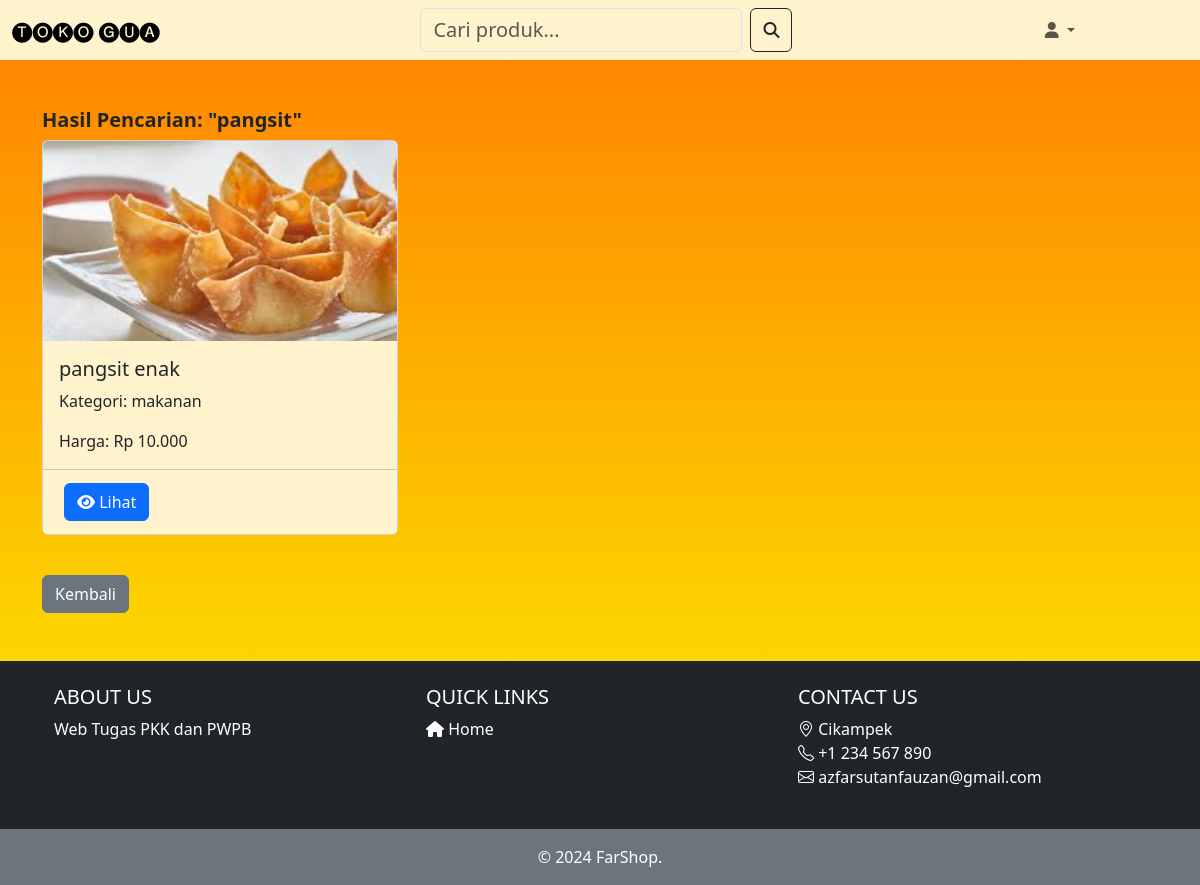
The app's page /hasil.php?keyword=pangsit, older data.
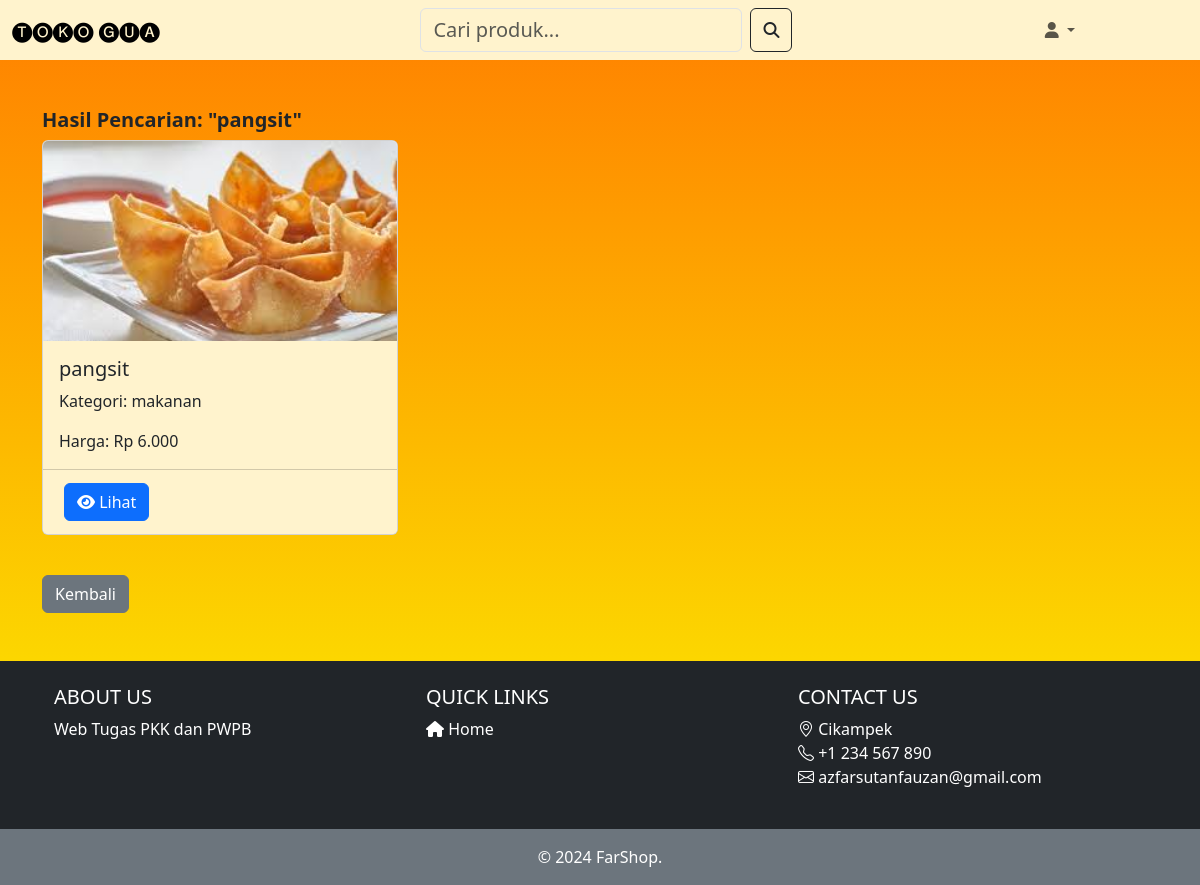
The same page, newer data.
### tables this page shows
CREATE TABLE `produk` (
  `id_produk` int(11) NOT NULL,
  `nama` varchar(255) NOT NULL,
  `harga` int(255) NOT NULL,
  `kategori` varchar(255) NOT NULL,
  `deskripsi` text NOT NULL,
  `gambar` varchar(200) NOT NULL
);

### hasil.php (the view, shortened to what this page needs)
<?php
require 'connection/koneksi.php';
$keyword = $_GET['keyword'] ?? '';
function cari($keyword) {
    global $conn;
    $query = "SELECT * FROM produk WHERE
              nama LIKE '%$keyword%' OR
              kategori LIKE '%$keyword%' OR
              harga LIKE '%$keyword%'";
    return mysqli_query($conn, $query);
}
$hasil = cari($keyword);
?>
<!DOCTYPE html>
<html lang="en">
<head>
  <link href="https://cdnjs.cloudflare.com/ajax/libs/font-awesome/6.5.1/css/all.min.css" rel="stylesheet">
  <link href="https://cdn.jsdelivr.net/npm/bootstrap@5.3.3/dist/css/bootstrap.min.css" rel="stylesheet">
</head>
<body style="background: linear-gradient(#ff7f00, #fbf400);">
  <?php include 'body/navbar.php'; ?>
  <div class="container mt-5">
    <h2 class="fs-5 fw-bold">Hasil Pencarian: "<?php echo htmlspecialchars($keyword); ?>"</h2>
    <?php if (mysqli_num_rows($hasil) > 0): ?>
      <div class="row">
        <?php while ($produk = mysqli_fetch_assoc($hasil)): ?>
          <div class="col-md-4">
            <div class="card mb-4">
            <img src="halaman/img/<?= htmlspecialchars($produk['gambar']); ?>" class="card-img-top" alt="<?= htmlspecialchars($produk['nama']); ?>">
              <div class="card-body bg-warning-subtle">
                <h5 class="card-title"><?= htmlspecialchars($produk['nama']); ?></h5>
                <p class="card-text">Kategori: <?= htmlspecialchars($produk['kategori']); ?></p>
                <p class="card-text">Harga: Rp <?= number_format($produk['harga'], 0, ',', '.'); ?></p>
              </div>
              <div class="card-footer bg-warning-subtle">
                            <?php if ($role === 'admin'): ?>
                                <a href="halaman/edit.php?id_produk=<?= $produk['id_produk']; ?>" class="btn btn-warning btn-custom"><i class="fa-solid fa-pen-to-square"></i> Ubah</a>
                                <a href="detail_produk.php?id_produk=<?= $produk['id_produk']; ?>" class="btn btn-primary btn-custom"><i class="fa-solid fa-eye"></i> Lihat</a>
                            <a href="halaman/hapus.php?id_produk=<?= $produk['id_produk']; ?>" class="btn btn-danger btn-custom"><i class="fa-solid fa-trash"></i> Hapus</a>
            <?php elseif ($role === 'customer'): ?>
                <a href="detail_produk.php?id_produk=<?= $produk['id_produk']; ?>" class="btn btn-primary btn-custom"><i class="fa-solid fa-eye"></i> Lihat</a>
            <?php else: ?>
                <a href="detail_produk.php?id_produk=<?= $produk['id_produk']; ?>" class="btn btn-primary btn-custom"><i class="fa-solid fa-eye"></i> Lihat</a>
            <?php endif; ?>
                        </div>
            </div>
          </div>
        <?php endwhile; ?>
      </div>
    <?php else: ?>
      <p>Tidak ada produk yang ditemukan.</p>
    <?php endif; ?>
    <a href="halaman.php" class="btn btn-secondary mt-3">Kembali</a>
  </div>
  <?php include 'body/footer.php'; ?>
</body>
</html>

Row changes from the older to the newer data that the page shows:
removed produk: gambar (picture), nama "pangsit enak", kategori "makanan", harga "10.000"
added produk: gambar (picture), nama "pangsit", kategori "makanan", harga "6.000"
